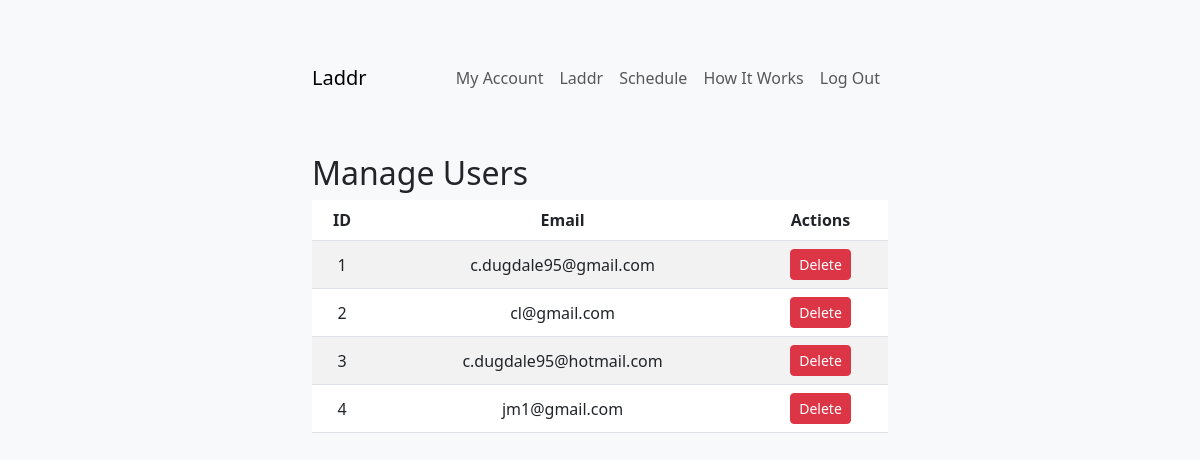
The page /manage-users (signed in) on the database its author committed.
### app/models.py (models this page shows, shortened)
class User(db.Model):
    __tablename__ = 'users'
    id = db.Column(db.Integer, primary_key=True)
    username = db.Column(db.String(50), unique=True, nullable=False)  # New field
    first_name = db.Column(db.String(50), nullable=False)
    last_name = db.Column(db.String(50), nullable=False)
    email = db.Column(db.String(120), unique=True, nullable=False)
    password_hash = db.Column(db.String(128), nullable=False)
    strava_id = db.Column(db.String(50), nullable=True)  # Stores Strava user ID
    strava_access_token = db.Column(db.String(255), nullable=True)
    strava_refresh_token = db.Column(db.String(255))
    strava_expires_at = db.Column(db.Integer)    # Stores Strava access token
    bucks = db.Column(db.Integer, default=5)  # Weekly Bucks balance
    last_bucks_update = db.Column(db.DateTime, default=datetime.utcnow)
    private_event_ends = db.Column(db.DateTime, nullable=True)  # End time for private event
    last_activated = db.Column(db.DateTime, nullable=True)  # Last activation time for weekly cooldown
    linked_accounts = db.Column(db.Boolean, default=False)  # Example field for linked accounts
    overall_points = db.Column(db.Integer, default=0)
    monthly_data = db.Column(db.JSON, default={
        'run': {'distance': 0, 'pace': 0, 'points': 0, 'avg_multiplier': 1},
        'ride': {'distance': 0, 'pace': 0, 'points': 0, 'avg_multiplier': 1},
    }) # Cached monthly totals
    yearly_data = db.Column(db.JSON, nullable=True)   # Cached yearly totals
    monthly_last_updated = db.Column(db.DateTime, nullable=True)  # Last updated timestamp for monthly data
    yearly_last_updated = db.Column(db.DateTime, nullable=True)   # Last updated timestamp for yearly data

### app/routes.py (the view)
@main.route('/manage-users', methods=['GET'])
def manage_users():
    users = User.query.all()
    return render_template('manage_users.html', users=users)

### app/templates/manage_users.html (shortened to what this page needs)
{% extends 'base.html' %}
{% block content %}
<h2 class="mt-5">Manage Users</h2>
<table class="table table-striped">
    <thead>
        <tr>
            <th>ID</th>
            <th>Email</th>
            <th>Actions</th>
        </tr>
    </thead>
    <tbody>
        {% for user in users %}
        <tr>
            <td>{{ user.id }}</td>
            <td>{{ user.email }}</td>
            <td>
                <form method="POST" action="{{ url_for('main.delete_user', user_id=user.id) }}" onsubmit="return confirm('Are you sure you want to delete this user?');">
                    <button type="submit" class="btn btn-danger btn-sm">Delete</button>
                </form>
            </td>
        </tr>
        {% endfor %}
    </tbody>
</table>
{% endblock %}

### app/static/styles.css (style rules this page uses)
body { background-color: #f8f9fa; }
table { white-space: nowrap; }
th, td { text-align: center; vertical-align: middle; }

### rows shown on the page
User: id "1", email "c.dugdale95@gmail.com"
User: id "2", email "cl@gmail.com"
User: id "3", email "c.dugdale95@hotmail.com"
User: id "4", email "jm1@gmail.com"
